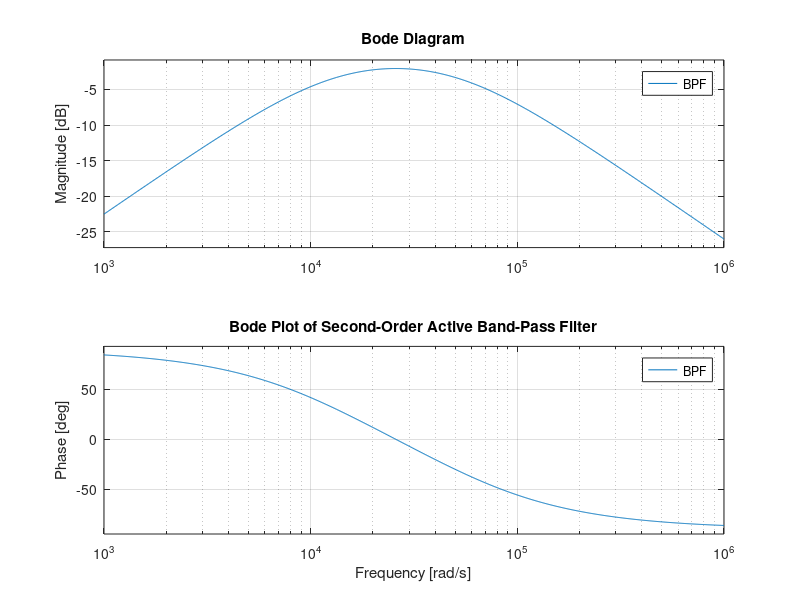

Recreate this plot in MATLAB. (Note: this script raises an error after producing the figure.)
clc;
clear;
close all;

% High-Pass Section (2 kHz)
R1 = 750;   % 750Ω 
R4 = 750;   % 750Ω 
C2 = 0.1e-6; % 0.1µF 

% Low-Pass Section (8 kHz)
R5 = 200;   % 200Ω 
C3 = 0.1e-6; % 0.1µF 

% Compute Cutoff Frequencies
fc_high = 1 / (2 * pi * R1 * C2); 
fc_low = 1 / (2 * pi * R5 * C3); 

fprintf('High-Pass Cutoff: %.2f Hz\n', fc_high);
fprintf('Low-Pass Cutoff: %.2f Hz\n', fc_low);

% Transfer Functions
s = tf('s');

% High-Pass Filter Transfer Function
HPF = (R1 * C2 * s) / (R1 * C2 * s + 1);

% Low-Pass Filter Transfer Function
LPF = 1 / (R5 * C3 * s + 1);

% Combined Band-Pass Filter
BPF = HPF * LPF;

% Bode Plot
figure;
bode(BPF);
grid on;
title('Bode Plot of Second-Order Active Band-Pass Filter');

% Frequency Response (Magnitude Plot)
figure;
freqs([1, 0], [R1 * C2, 1]); % High-Pass
hold on;
freqs([1], [R5 * C3, 1]); % Low-Pass
grid on;
title('Frequency Response of Second-Order Active Band-Pass Filter');
legend('High-Pass', 'Low-Pass');

% Step Response
figure;
step(BPF);
grid on;
title('Step Response of Second-Order Active Band-Pass Filter');
